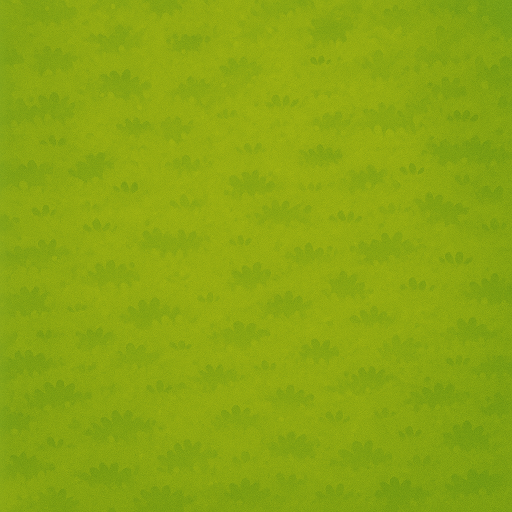
#> input picture TailArmyGenerator/input_ground/plaine.png, 1024 x 1024 px (shown at 1/2 size); the run also reads 3 pictures not shown here
$ python tail_army_generator.py
#> lines starting #> are read from the running program, lines starting #| are printed output that depends on the picture; after the words box and inside, x2 and y2 are one past the last pixel; in counts of white or black regions, pixels touching at a corner belong together
#!/usr/bin/env python3
# tail_army_generator.py — V7.4
# Pipeline automatique :
#   Étape 1 : Génération de tuiles hexagonales depuis input_ground/ vers data/temp/
#   Étape 1b : Pré-traitement objects (input_object → data/object_processed) par découpe alpha
#   Étape 2 : Copie de chaque terrain seul dans output_tails/
#              puis superposition (data/temp + data/object_processed → output_tails/)
#   Étape 3 : Nettoyage automatique du dossier data/temp/
# Usage :
#   python tail_army_generator.py

from PIL import Image
import numpy as np
import sys, os, glob, shutil
from pathlib import Path

# ============================================================
# === CONFIGURATION GÉNÉRALE ===
# ============================================================
DATA_DIR = Path("data/png_template")

TEMPLATE_BORDER = DATA_DIR / "hex_border_overlay.png"
INNER_MASK = DATA_DIR / "hex_inner_mask.png"
OUTER_MASK = DATA_DIR / "hex_outer_mask.png"
MASK_PATH = DATA_DIR / "mask.png"

# Dossiers de travail
INPUT_GROUND_DIR      = Path("input_ground")
TEMP_DIR              = Path("data/temp")
INPUT_OBJECT_DIR      = Path("input_object")
PROCESSED_OBJECT_DIR  = Path("data/object_processed")
OUTPUT_TAILS_DIR      = Path("output_tails")

DEFAULT_OPACITY = 0.85

# ============================================================
# === OUTILS COMMUNS ===
# ============================================================
def safe_open_rgba(path):
    img = Image.open(path)
    if img.mode != "RGBA":
        img = img.convert("RGBA")
    return img

# [24 lines left out: functions get_mask_info, fits_in_mask_pixelperfect, not called in this run]

# ============================================================
# === ÉTAPE 1 — input_ground → data/temp ===
# ============================================================
def generate_tiles():
    os.makedirs(TEMP_DIR, exist_ok=True)

    border     = safe_open_rgba(TEMPLATE_BORDER)
    inner_mask = Image.open(INNER_MASK).convert("L")
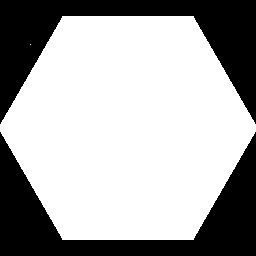
#> inner_mask: PIL image 256x256 L; 66.7% white; 2 black regions, box (x1, y1, x2, y2) and area: (0, 0, 256, 124) 10918, (0, 132, 256, 256) 10918
    outer_mask = Image.open(OUTER_MASK).convert("L")
    W, H = outer_mask.size
#> W = 256; H = 256

    inner_np = np.array(inner_mask)
    ys, xs = np.nonzero(inner_np > 0)
    x0, x1 = xs.min(), xs.max()
#> x0 = 0; x1 = 255
    y0, y1 = ys.min(), ys.max()
#> y0 = 16; y1 = 239
    target_w = x1 - x0 + 1
#> target_w = 256
    target_h = y1 - y0 + 1
#> target_h = 224

    count = 0
    for p in glob.glob(str(INPUT_GROUND_DIR / "*")):
        if os.path.isdir(p):
            continue
        try:
            art = safe_open_rgba(p)
#> call 2 of safe_open_rgba, with path = 'input_ground/plaine.png'
#> in safe_open_rgba, img is the input picture: PIL image 1024x1024 RGB; mean R, G, B 139.1, 166.5, 18.1
        except Exception as e:
            print("Skip:", p, e)
            continue

        # Extension horizontale pour couvrir les pointes
        EXPAND_X = 16
        EXPAND_Y = 0
        target_w_expanded = target_w + EXPAND_X
#> target_w_expanded = 272
        target_h_expanded = target_h + EXPAND_Y
#> target_h_expanded = 224

        art_aspect    = art.width / art.height
#> art_aspect = 1
        target_aspect = target_w_expanded / target_h_expanded
#> target_aspect = 1.21
        if art_aspect > target_aspect:
            new_h = target_h_expanded
            new_w = round(new_h * art_aspect)
        else:
            new_w = target_w_expanded
#> new_w = 272
            new_h = round(new_w / art_aspect)
#> new_h = 272

        art_resized = art.resize((new_w, new_h), resample=Image.LANCZOS)
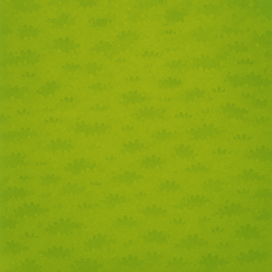
#> art_resized: PIL image 272x272 RGBA; mean R, G, B, A 139.1, 166.5, 18.1, 255

        # Centrage dans la zone intérieure
        canvas = Image.new("RGBA", (W, H), (0, 0, 0, 0))
#> canvas: PIL image 256x256 RGBA; every value is 0
        ox = x0 + (target_w - new_w) // 2
#> ox = -8
        oy = y0 + (target_h - new_h) // 2
#> oy = -8
        canvas.alpha_composite(art_resized, (ox, oy))

        # Application masque intérieur
        canvas.putalpha(Image.composite(Image.new("L", (W, H), 255),
                                        Image.new("L", (W, H), 0),
                                        inner_mask))
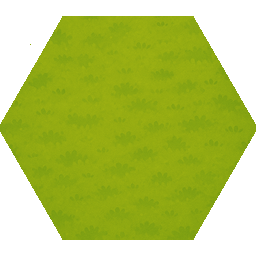
#> canvas: PIL image 256x256 RGBA; mean R, G, B, A 140.1, 167, 18, 170; transparent parts drawn white
        content = Image.composite(canvas, Image.new("RGBA", (W, H), (0, 0, 0, 0)), inner_mask)

        # Composition finale + bord
        final = Image.new("RGBA", (W, H), (0, 0, 0, 0))
        final.alpha_composite(content)
        final.alpha_composite(safe_open_rgba(TEMPLATE_BORDER))
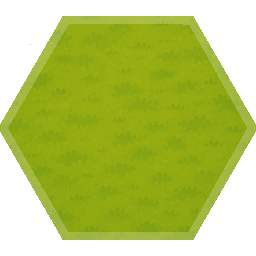
#> final: PIL image 256x256 RGBA; mean R, G, B, A 97.8, 114.3, 16.7, 170; transparent parts drawn white
        final.putalpha(Image.composite(final.getchannel("A"), outer_mask, outer_mask))

        out_path = TEMP_DIR / os.path.basename(p)  # conserve le nom source
        final.save(out_path, optimize=True)
        count += 1
        print("Wrote", out_path)
#> pass 2 of the loop in generate_tiles, `for p in glob.glob(str(INPUT_GROUND_DIR / "*")):`:
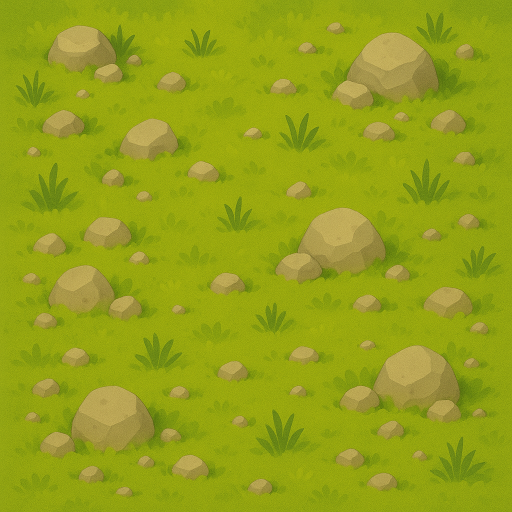
#> input picture TailArmyGenerator/input_ground/plaine_avec_rocher.png, 1024 x 1024 px (shown at 1/2 size)
#> in safe_open_rgba, img is the input picture: PIL image 1024x1024 RGB; mean R, G, B 149, 161.1, 24.5
#> img: PIL image 1024x1024 RGBA
#> in generate_tiles, `canvas.putalpha(Image.composite(Image.new("L", (W, H), 255), Image.new..`:
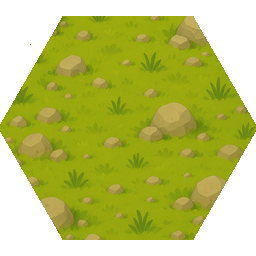
#> canvas: PIL image 256x256 RGBA; mean R, G, B, A 149.6, 160.9, 25.5, 170; transparent parts drawn white
#> in generate_tiles, `final.alpha_composite(safe_open_rgba(TEMPLATE_BORDER))`:
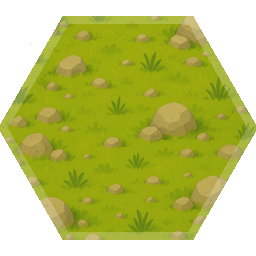
#> final: PIL image 256x256 RGBA; mean R, G, B, A 102.9, 109.9, 21.5, 170; transparent parts drawn white

    print(f"\n✅ Étape 1 terminée : {count} tuiles hexagonales générées dans {TEMP_DIR}\n")

# ============================================================
# === ÉTAPE 1b — input_object → data/object_processed (découpe alpha) ===
# ============================================================
def preprocess_objects(alpha_threshold=20):
    PROCESSED_OBJECT_DIR.mkdir(parents=True, exist_ok=True)
    count = 0
    for p in glob.glob(str(INPUT_OBJECT_DIR / "*")):
        if os.path.isdir(p):
            continue
        try:
            obj = safe_open_rgba(p)
        except Exception as e:
            print("Skip object:", p, e)
            continue

        data = np.array(obj)
        alpha = data[..., 3]
        ys, xs = np.where(alpha > alpha_threshold)
        if len(xs) == 0 or len(ys) == 0:
            print("Skip empty (fully transparent):", p)
            continue
        x1, x2 = xs.min(), xs.max()
        y1, y2 = ys.min(), ys.max()
        cropped = obj.crop((x1, y1, x2 + 1, y2 + 1))

        out_path = PROCESSED_OBJECT_DIR / os.path.basename(p)
        cropped.save(out_path, optimize=True)
        count += 1
        print("Processed object:", out_path)

    print(f"\n✅ Étape 1b terminée : {count} objets découpés dans {PROCESSED_OBJECT_DIR}\n")

# ============================================================
# === RECHERCHE DU SCALE MAXIMAL (centrage sur la zone blanche) ===
# ============================================================
# [57 lines left out: functions find_max_scale_centered, overlay_image, not called in this run]

# ============================================================
# === MAIN PIPELINE ===
# ============================================================
def main():
    print("\n=== Étape 1 : Génération des tuiles hexagonales ===")
    generate_tiles()

    print("=== Étape 1b : Pré-traitement des objets (découpe alpha) ===")
    preprocess_objects(alpha_threshold=20)

    print("=== Étape 2 : Superposition des calques ===")
    OUTPUT_TAILS_DIR.mkdir(parents=True, exist_ok=True)

    if not MASK_PATH.exists():
        sys.exit(f"❌ Erreur : masque introuvable : {MASK_PATH}")

    grounds = sorted([f for f in TEMP_DIR.glob("*.*") if f.suffix.lower() in [".png", ".jpg", ".jpeg", ".webp"]])
    objects = sorted([f for f in PROCESSED_OBJECT_DIR.glob("*.*") if f.suffix.lower() in [".png", ".jpg", ".jpeg", ".webp"]])

    if not grounds:
        print(f"⚠️ Aucun fichier trouvé dans {TEMP_DIR}.")
        return
    if not objects:
        print(f"⚠️ Aucun fichier trouvé dans {PROCESSED_OBJECT_DIR}.")
        return

    total = 0

    # Copie des terrains "purs"
    print("\n--- Copie des terrains seuls ---")
    for g in grounds:
        dest = OUTPUT_TAILS_DIR / g.name
        shutil.copy2(g, dest)
        print(f"✅ Copié {g.name} → {dest.name}")
        total += 1

    # Superpositions (centrées + scale maximal)
    print("\n--- Superpositions (centrage + scale maximal) ---")
    for g in grounds:
        for o in objects:
            out_name = f"{g.stem}_{o.stem}.png"
            out_path = OUTPUT_TAILS_DIR / out_name
            overlay_image(g, o, out_path)
            total += 1

    print(f"\n✅ Étape 2 terminée : {total} images générées dans {OUTPUT_TAILS_DIR.resolve()}")

    # Nettoyage automatique du dossier data/temp
    print("\n🧹 Nettoyage du dossier data/temp/")
    for f in TEMP_DIR.glob("*"):
        try:
            f.unlink()
        except Exception as e:
            print(f"Impossible de supprimer {f}: {e}")
    print("✅ Dossier data/temp vidé.\n")

if __name__ == "__main__":
    main()
